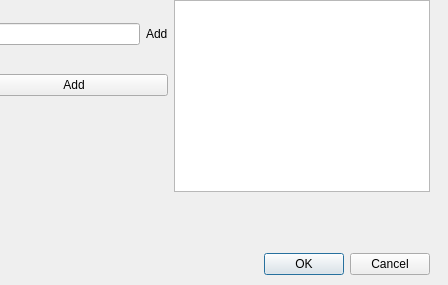
<?xml version="1.0" encoding="UTF-8"?>
<ui version="4.0">
 <class>AddDialog</class>
 <widget class="QDialog" name="AddDialog">
  <property name="geometry">
   <rect>
    <x>0</x>
    <y>0</y>
    <width>448</width>
    <height>285</height>
   </rect>
  </property>
  <property name="windowTitle">
   <string>Add something</string>
  </property>
  <widget class="QWidget" name="">
   <property name="geometry">
    <rect>
     <x>-20</x>
     <y>0</y>
     <width>450</width>
     <height>275</height>
    </rect>
   </property>
   <layout class="QGridLayout" name="gridLayout">
    <item row="0" column="0" colspan="2">
     <layout class="QVBoxLayout" name="verticalLayout">
      <item>
       <layout class="QHBoxLayout" name="horizontalLayout">
        <item>
         <widget class="QLineEdit" name="lineEdit"/>
        </item>
        <item>
         <widget class="QLabel" name="label">
          <property name="enabled">
           <bool>true</bool>
          </property>
          <property name="text">
           <string>Add</string>
          </property>
          <property name="buddy">
           <cstring>lineEdit</cstring>
          </property>
         </widget>
        </item>
       </layout>
      </item>
      <item>
       <widget class="QPushButton" name="add_button">
        <property name="toolTip">
         <string extracomment="Click to add"/>
        </property>
        <property name="whatsThis">
         <string extracomment="Click to add"/>
        </property>
        <property name="text">
         <string>Add</string>
        </property>
       </widget>
      </item>
     </layout>
    </item>
    <item row="0" column="2" rowspan="2">
     <widget class="QListView" name="listView">
      <property name="toolTip">
       <string extracomment="List view"/>
      </property>
      <property name="whatsThis">
       <string extracomment="A list view, of course"/>
      </property>
      <property name="layoutDirection">
       <enum>Qt::RightToLeft</enum>
      </property>
      <property name="alternatingRowColors">
       <bool>true</bool>
      </property>
      <property name="selectionMode">
       <enum>QAbstractItemView::ExtendedSelection</enum>
      </property>
     </widget>
    </item>
    <item row="1" column="0" colspan="2">
     <spacer name="horizontalSpacer">
      <property name="orientation">
       <enum>Qt::Horizontal</enum>
      </property>
      <property name="sizeHint" stdset="0">
       <size>
        <width>188</width>
        <height>20</height>
       </size>
      </property>
     </spacer>
    </item>
    <item row="2" column="2">
     <spacer name="verticalSpacer">
      <property name="orientation">
       <enum>Qt::Vertical</enum>
      </property>
      <property name="sizeHint" stdset="0">
       <size>
        <width>17</width>
        <height>48</height>
       </size>
      </property>
     </spacer>
    </item>
    <item row="3" column="0">
     <spacer name="horizontalSpacer_2">
      <property name="orientation">
       <enum>Qt::Horizontal</enum>
      </property>
      <property name="sizeHint" stdset="0">
       <size>
        <width>108</width>
        <height>20</height>
       </size>
      </property>
     </spacer>
    </item>
    <item row="3" column="1" colspan="2">
     <widget class="QDialogButtonBox" name="buttonBox">
      <property name="orientation">
       <enum>Qt::Horizontal</enum>
      </property>
      <property name="standardButtons">
       <set>QDialogButtonBox::Cancel|QDialogButtonBox::Ok</set>
      </property>
     </widget>
    </item>
   </layout>
  </widget>
 </widget>
 <resources/>
 <connections>
  <connection>
   <sender>buttonBox</sender>
   <signal>accepted()</signal>
   <receiver>AddDialog</receiver>
   <slot>accept()</slot>
   <hints>
    <hint type="sourcelabel">
     <x>248</x>
     <y>254</y>
    </hint>
    <hint type="destinationlabel">
     <x>157</x>
     <y>267</y>
    </hint>
   </hints>
  </connection>
  <connection>
   <sender>buttonBox</sender>
   <signal>rejected()</signal>
   <receiver>AddDialog</receiver>
   <slot>reject()</slot>
   <hints>
    <hint type="sourcelabel">
     <x>316</x>
     <y>260</y>
    </hint>
    <hint type="destinationlabel">
     <x>286</x>
     <y>267</y>
    </hint>
   </hints>
  </connection>
  <connection>
   <sender>buttonBox</sender>
   <signal>rejected()</signal>
   <receiver>buttonBox</receiver>
   <slot>close()</slot>
   <hints>
    <hint type="sourcelabel">
     <x>332</x>
     <y>265</y>
    </hint>
    <hint type="destinationlabel">
     <x>367</x>
     <y>260</y>
    </hint>
   </hints>
  </connection>
  <connection>
   <sender>buttonBox</sender>
   <signal>accepted()</signal>
   <receiver>AddDialog</receiver>
   <slot>accept()</slot>
   <hints>
    <hint type="sourcelabel">
     <x>201</x>
     <y>265</y>
    </hint>
    <hint type="destinationlabel">
     <x>231</x>
     <y>204</y>
    </hint>
   </hints>
  </connection>
 </connections>
</ui>
